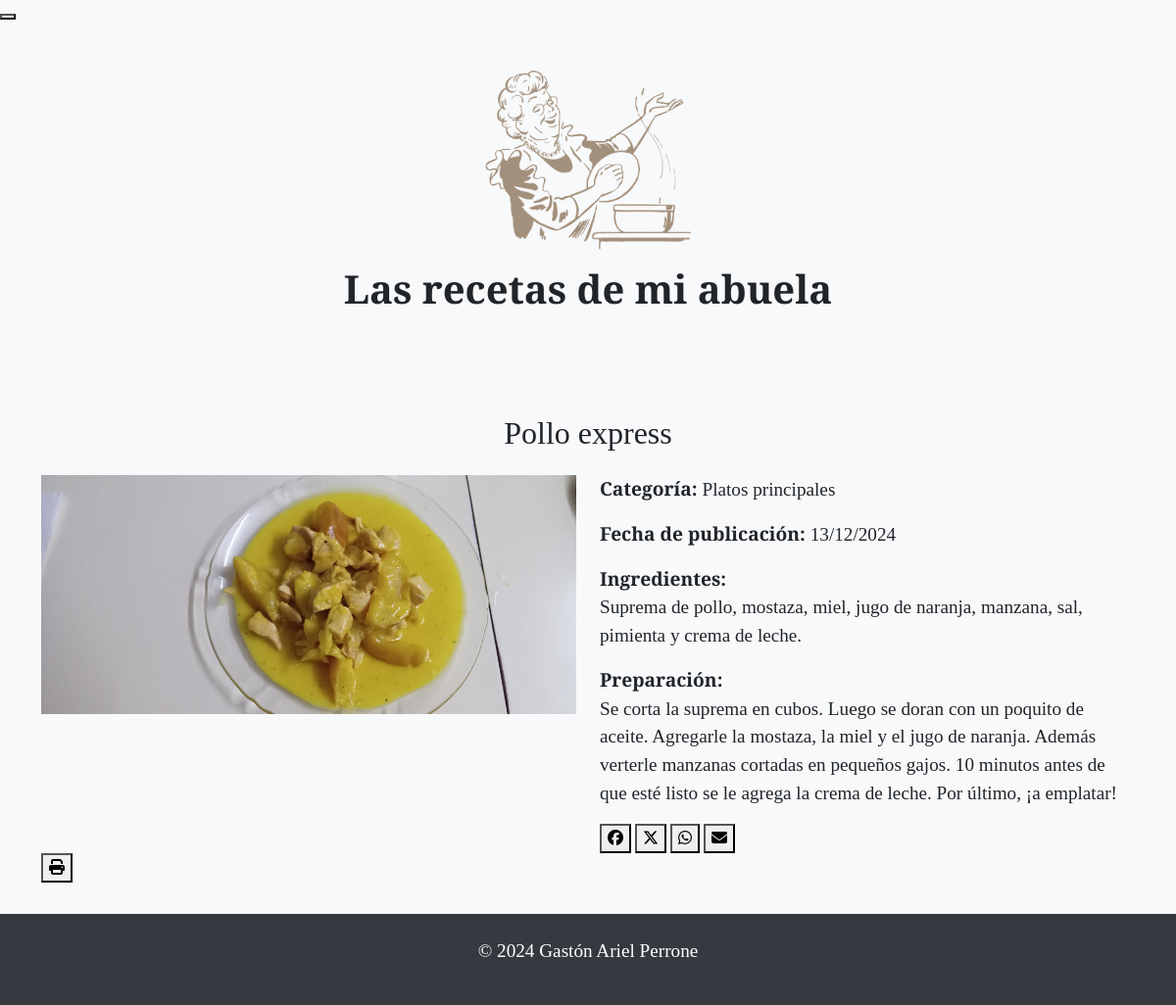
The page /ver_receta/2 on the database its author committed.
### modelo_orm.py (models this page shows)
class BaseModel(Model):
    class Meta:
        database = db

class Receta(BaseModel):
    id_receta = AutoField(primary_key=True)
    nombre_receta = CharField()
    imagen_receta = CharField()  # Ruta de la imagen
    ingredientes = CharField()
    preparacion = CharField()
    fecha_publicacion = DateField(default=date.today)  # Fecha automática
    categoria = ForeignKeyField(Categoria, backref='recetas')

class Categoria(BaseModel):
    nombre_categoria = CharField(unique=True)

### modelo_orm.py (the view)
@app.route('/ver_receta/<int:id_receta>', methods=['GET'])
def ver_receta(id_receta):
    try:
        receta = Receta.get_or_none(Receta.id_receta == id_receta)
        if not receta:
            return "Receta no encontrada", 404
        return render_template('ver_receta.html', receta=receta)
    except Exception as e:
        return f"Error al cargar la receta: {str(e)}", 500

### templates/ver_receta.html (shortened to what this page needs)
<!DOCTYPE html>
<html lang="es">
<head>
  <link href="https://cdn.jsdelivr.net/npm/bootstrap@5.0.0-beta3/dist/css/bootstrap.min.css" rel="stylesheet" />
  <link href="../static/styles.css" rel="stylesheet" type="text/css" />
</head>
<body>
  <button onclick="window.location.href='/consultar_recetas';"></button>
  <header class="text-center py-5">
    <img alt="Logo de Las recetas de mi abuela" aria-label="Logo de Las recetas de mi abuela" src="../static/abuela_cocina.png" width="210" />
    <h1 class="mt-3">Las recetas de mi abuela</h1>
  </header>
  <main class="container mt-5">
    <h2 class="text-center">{{ receta.nombre_receta }}</h2>
    <div class="row mt-4">
      <div class="col-md-6">
        <img src="{{ url_for('static', filename='uploads/' + receta.imagen_receta) }}" alt="{{ receta.nombre_receta }}" class="img-fluid">
      </div>
      <div class="col-md-6">
        <p><strong>Categoría:</strong> {{ receta.categoria.nombre_categoria }}</p>
        <p><strong>Fecha de publicación:</strong> {{ receta.fecha_publicacion.strftime('%d/%m/%Y') }}</p>
        <p><strong>Ingredientes:</strong><br>{{ receta.ingredientes }}</p>
        <p><strong>Preparación:</strong><br>{{ receta.preparacion }}</p>
      <button onclick="shareOnFacebook()"><i class="fa-brands fa-facebook"></i></button>
     <button onclick="shareOnTwitter()"><i class="fa-brands fa-x-twitter"></i></button>
     <button onclick="shareOnWhatsApp()"><i class="fa-brands fa-whatsapp"></i></button>
     <button onclick="shareByEmail()"><i class="fa-solid fa-envelope"></i></button>
      </div>
    </div>
    <button onclick="printing()"><i class="fa-solid fa-print"></i></button>
  </main>
  <footer class="text-center py-4">
    <p>&copy; 2024 Gastón Ariel Perrone</p>
  </footer>
</body>
</html>

### static/styles.css (style rules this page uses)
body { font-family: 'Playfair Display', serif; background-color: #f8f9fa; }
h1 { font-size: 2.5rem; font-weight: 700; }
h1, h2, h3, h4, h5, h6, li, button { font-family: 'Playfair Display', serif; }
p { font-size: 1.2rem; }
footer { background-color: #343a40; color: #ffffff; text-align: center; padding: 1rem; margin-top: 2rem; display: flex; justify-content: center; }
p { font-size: 1.2rem; margin-bottom: 1rem; }
img { max-width: 100%; height: auto; }

### rows shown on the page
Receta: nombre_receta "Pollo express", imagen_receta (picture), fecha_publicacion "13/12/2024", ingredientes "Suprema de pollo, mostaza, miel, jugo de naranja, manzana, sal, pimienta y crema de leche.", preparacion "Se corta la suprema en cubos. Luego se doran con un poquito de aceite. Agregarle la mostaza, la miel y el jugo de naranja. Además verterle manzanas cortadas en pequeños gajos. 10 minutos antes de que esté listo se le agrega la crema de leche. Por último, ¡a emplatar!"
Categoria: categoria.nombre_categoria "Platos principales"
